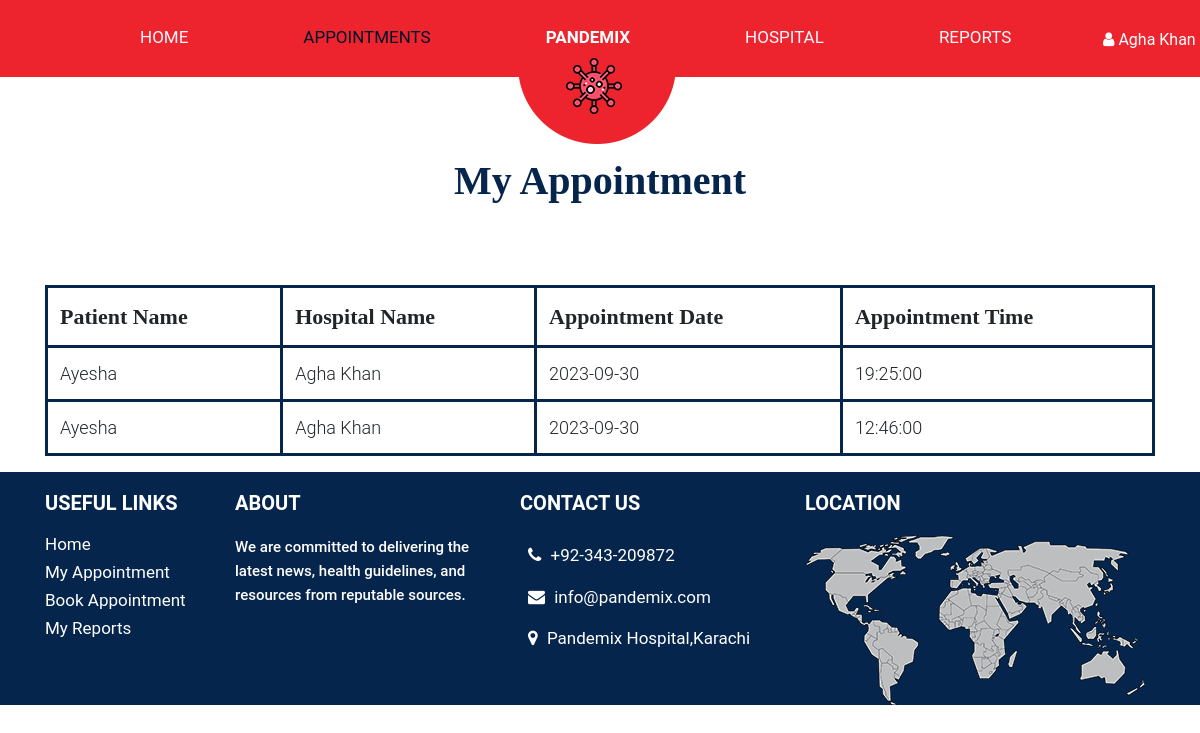
The app's page /patient/myappointment.php (signed in), older data.
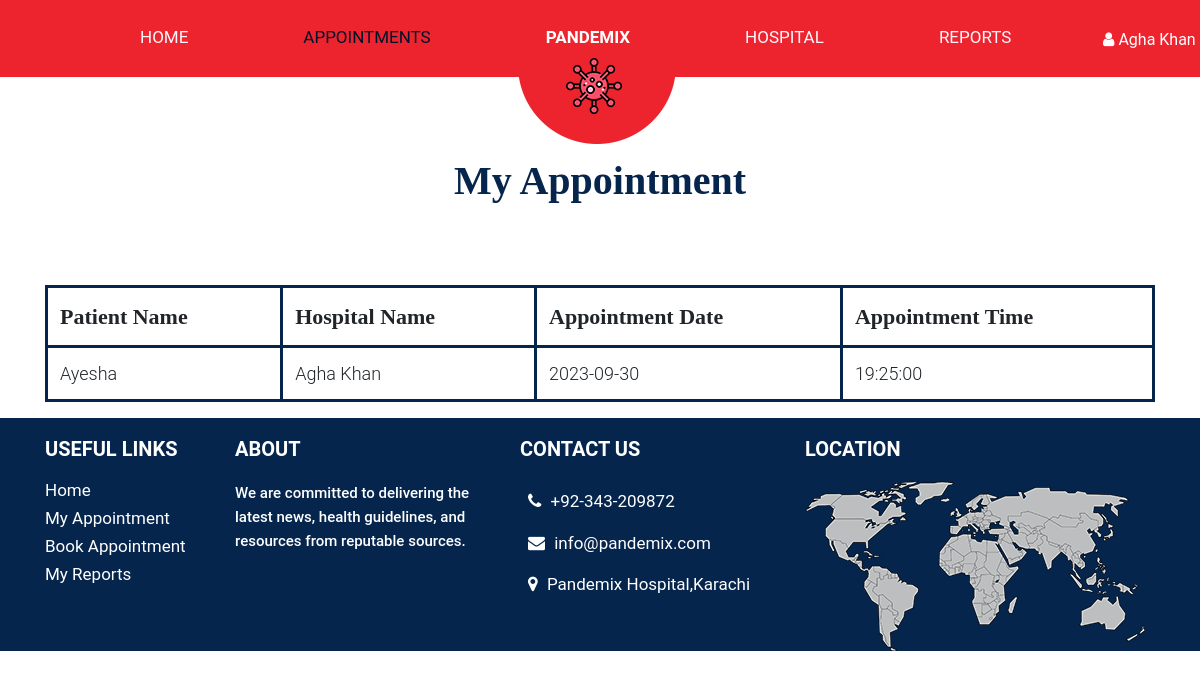
The same page, newer data.
### tables this page shows
CREATE TABLE `appointment` (
  `app_id` int(11) NOT NULL,
  `patient_id` int(11) DEFAULT NULL,
  `hospital_id` int(11) DEFAULT NULL,
  `app_date` date DEFAULT NULL,
  `status` int(11) DEFAULT NULL,
  `app_time` time DEFAULT NULL,
  `test_name` varchar(255) NOT NULL,
  `approval_status` enum('Pending','Approved','Rejected') DEFAULT 'Pending'
);

CREATE TABLE `patient` (
  `patient_id` int(11) NOT NULL,
  `patient_name` varchar(255) DEFAULT NULL,
  `address` varchar(255) DEFAULT NULL,
  `email` varchar(255) DEFAULT NULL,
  `password` varchar(255) DEFAULT NULL
);

CREATE TABLE `hospital` (
  `hospital_id` int(11) NOT NULL,
  `hospital_name` varchar(255) DEFAULT NULL,
  `location` varchar(255) DEFAULT NULL,
  `password` varchar(255) DEFAULT NULL,
  `status` int(11) NOT NULL,
  `approval_status` enum('Pending','Approved','Rejected') DEFAULT 'Pending'
);

### patient/myappointment.php (the view, shortened to what the changed rows need)
<?php
include("../connection.php");
?>
<!DOCTYPE html>
<html lang="en">
<head>
    <link rel="stylesheet" href="../css/bootstrap.min.css">
    <link rel="stylesheet" href="patient.css">
    <link rel="stylesheet" href="../css/responsive.css">
    <link rel="stylesheet" href="https://netdna.bootstrapcdn.com/font-awesome/4.0.3/css/font-awesome.css">
    <link rel="stylesheet" href="https://cdnjs.cloudflare.com/ajax/libs/fancybox/2.1.5/jquery.fancybox.min.css"
        media="screen">
    <link rel="stylesheet" href="https://rawgit.com/LeshikJanz/libraries/master/Bootstrap/baguetteBox.min.css">
</head>
<body class="main-layout">
    <div class="container-fluid" id="all-products">
        <h1 class="text-center">My Appointment</h1>
        <div class="container">
            <table class="table">
                <thead>
                    <tr>
                        <th>Patient Name</th>
                        <th>Hospital Name</th>
                        <th>Appointment Date</th>
                        <th>Appointment Time</th>
                    </tr>
                </thead>
                <tbody>
                    <?php
                    if (isset($_SESSION['patient_id'])) {
                        $patient_id = $_SESSION['patient_id'];
                        $query = "SELECT appointment.app_date, appointment.app_time, patient.patient_name, hospital.hospital_name
        FROM appointment
        JOIN patient ON appointment.patient_id = patient.patient_id
        JOIN hospital ON appointment.hospital_id = hospital.hospital_id
        WHERE appointment.patient_id = $patient_id";
                        $result = mysqli_query($con, $query);
                        ?>
                        <?php while ($row = mysqli_fetch_assoc($result)): ?>
                            <tr>
                                <td>
                                    <?= $row['patient_name'] ?>
                                </td>
                                <td>
                                    <?= $row['hospital_name'] ?>
                                </td>
                                <td>
                                    <?= $row['app_date'] ?>
                                </td>
                                <td>
                                    <?= $row['app_time'] ?>
                                </td>
                            </tr>
                        <?php endwhile; ?>
                        <?php
                    } else {
                        echo "Patient not logged in.";
                    }
                    ?>
                </tbody>
            </table>
        </div>
    </div>
</body>
</html>

Row changes from the older to the newer data that the page shows:
removed appointment: patient.patient_name "Ayesha", hospital.hospital_name "Agha Khan", app_date "2023-09-30", app_time "12:46:00"
